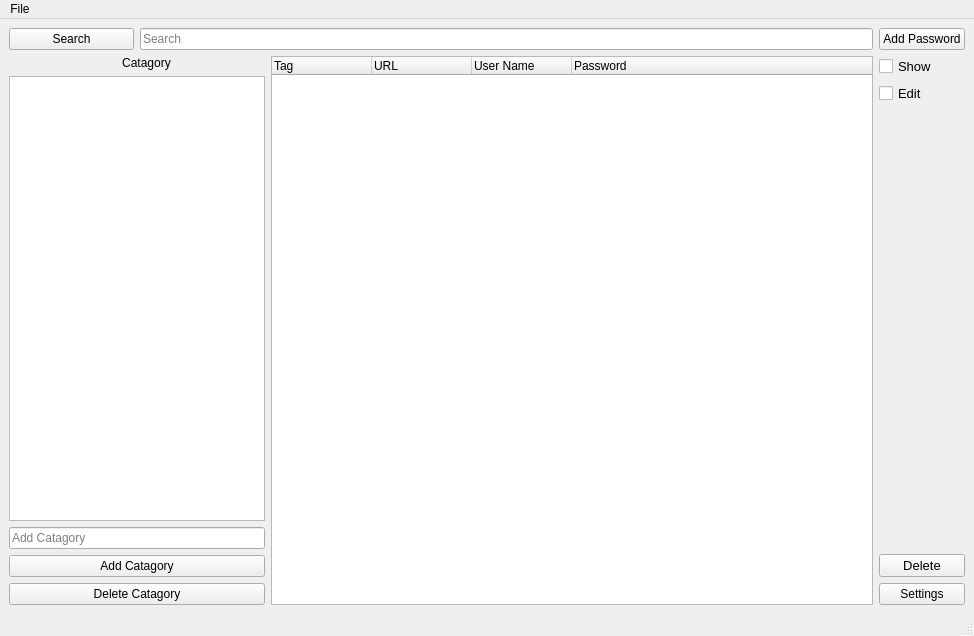
<?xml version="1.0" encoding="UTF-8"?>
<ui version="4.0">
 <class>MainWindow</class>
 <widget class="QMainWindow" name="MainWindow">
  <property name="geometry">
   <rect>
    <x>0</x>
    <y>0</y>
    <width>974</width>
    <height>636</height>
   </rect>
  </property>
  <property name="windowTitle">
   <string>MainWindow</string>
  </property>
  <widget class="QWidget" name="centralwidget">
   <layout class="QGridLayout" name="gridLayout">
    <item row="0" column="1" colspan="2">
     <widget class="QLineEdit" name="SearchBox">
      <property name="placeholderText">
       <string>Search</string>
      </property>
     </widget>
    </item>
    <item row="0" column="0">
     <widget class="QPushButton" name="SearchButton">
      <property name="text">
       <string>Search</string>
      </property>
     </widget>
    </item>
    <item row="1" column="0" rowspan="6" colspan="2">
     <layout class="QVBoxLayout" name="verticalLayout_4">
      <item>
       <widget class="QLabel" name="label">
        <property name="text">
         <string>                                  Catagory</string>
        </property>
       </widget>
      </item>
      <item>
       <widget class="QListWidget" name="CategoriesWidget"/>
      </item>
      <item>
       <widget class="QLineEdit" name="AddCatagoryBox">
        <property name="text">
         <string/>
        </property>
        <property name="placeholderText">
         <string>Add Catagory</string>
        </property>
       </widget>
      </item>
      <item>
       <widget class="QPushButton" name="AddCategory">
        <property name="text">
         <string>Add Catagory</string>
        </property>
       </widget>
      </item>
      <item>
       <widget class="QPushButton" name="DeleteCategory">
        <property name="text">
         <string>Delete Catagory</string>
        </property>
       </widget>
      </item>
     </layout>
    </item>
    <item row="6" column="3">
     <widget class="QPushButton" name="SettingsButton">
      <property name="text">
       <string>Settings</string>
      </property>
     </widget>
    </item>
    <item row="0" column="3">
     <widget class="QPushButton" name="AddPassButton">
      <property name="text">
       <string>Add Password</string>
      </property>
     </widget>
    </item>
    <item row="5" column="3">
     <widget class="QPushButton" name="DeletPassword">
      <property name="font">
       <font>
        <pointsize>10</pointsize>
       </font>
      </property>
      <property name="text">
       <string>Delete</string>
      </property>
     </widget>
    </item>
    <item row="2" column="3">
     <widget class="QCheckBox" name="EditCheckbox">
      <property name="font">
       <font>
        <pointsize>10</pointsize>
       </font>
      </property>
      <property name="text">
       <string>Edit</string>
      </property>
     </widget>
    </item>
    <item row="1" column="3">
     <widget class="QCheckBox" name="ShowCheckBox">
      <property name="font">
       <font>
        <pointsize>10</pointsize>
       </font>
      </property>
      <property name="text">
       <string>Show</string>
      </property>
     </widget>
    </item>
    <item row="1" column="2" rowspan="6">
     <widget class="QTreeWidget" name="PasswordsWidget">
      <property name="animated">
       <bool>false</bool>
      </property>
      <column>
       <property name="text">
        <string>Tag</string>
       </property>
      </column>
      <column>
       <property name="text">
        <string>URL</string>
       </property>
      </column>
      <column>
       <property name="text">
        <string>User Name</string>
       </property>
      </column>
      <column>
       <property name="text">
        <string>Password</string>
       </property>
      </column>
     </widget>
    </item>
    <item row="4" column="3">
     <widget class="QLabel" name="StatusBarLabel">
      <property name="text">
       <string/>
      </property>
     </widget>
    </item>
   </layout>
  </widget>
  <widget class="QMenuBar" name="menubar">
   <property name="geometry">
    <rect>
     <x>0</x>
     <y>0</y>
     <width>974</width>
     <height>21</height>
    </rect>
   </property>
   <widget class="QMenu" name="menuFile">
    <property name="title">
     <string>File</string>
    </property>
    <addaction name="actionSave"/>
    <addaction name="actionSave_2"/>
    <addaction name="actionOpen_file"/>
   </widget>
   <addaction name="menuFile"/>
  </widget>
  <widget class="QStatusBar" name="statusbar"/>
  <action name="actionSave">
   <property name="text">
    <string>Save</string>
   </property>
  </action>
  <action name="actionSave_2">
   <property name="text">
    <string>Save as</string>
   </property>
  </action>
  <action name="actionOpen_file">
   <property name="text">
    <string>Open file</string>
   </property>
  </action>
 </widget>
 <resources/>
 <connections/>
</ui>
